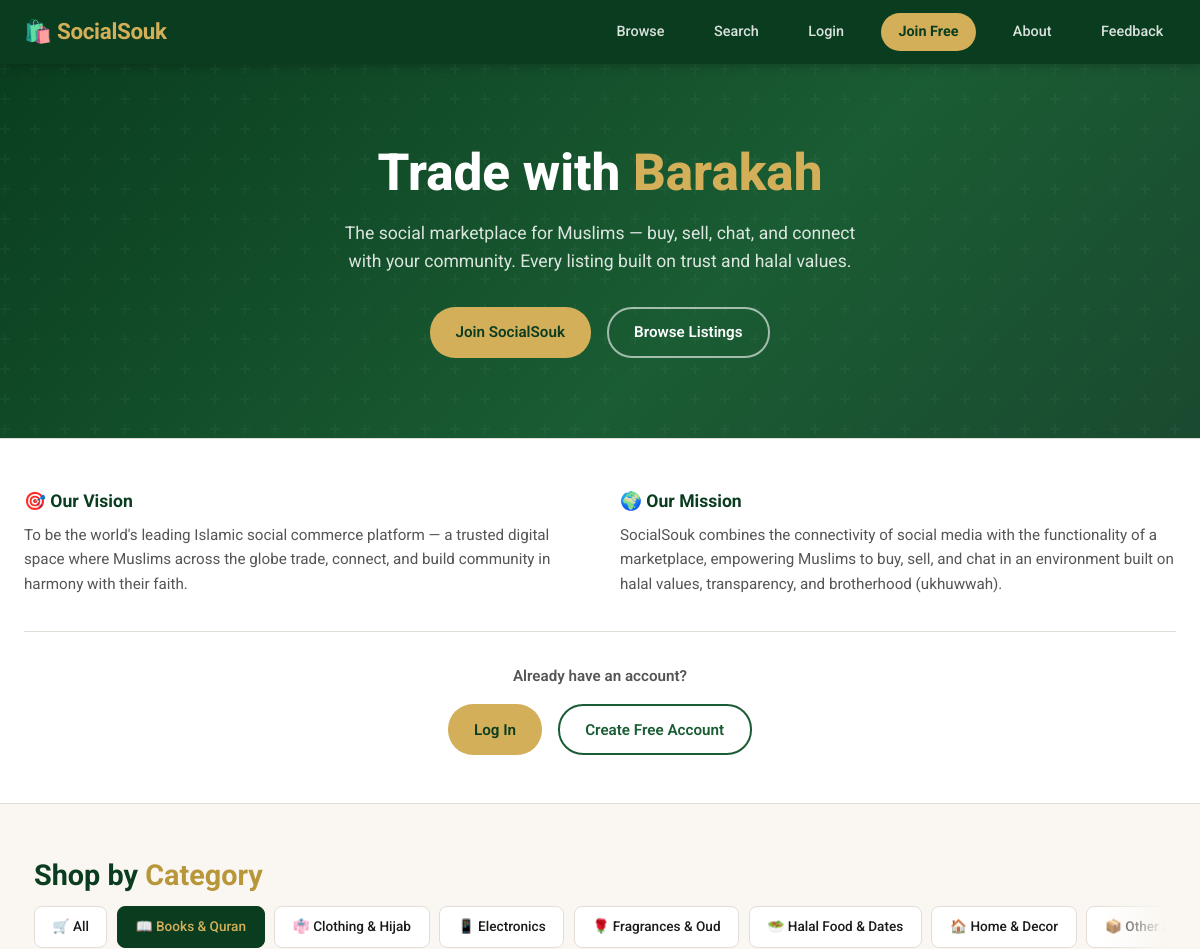
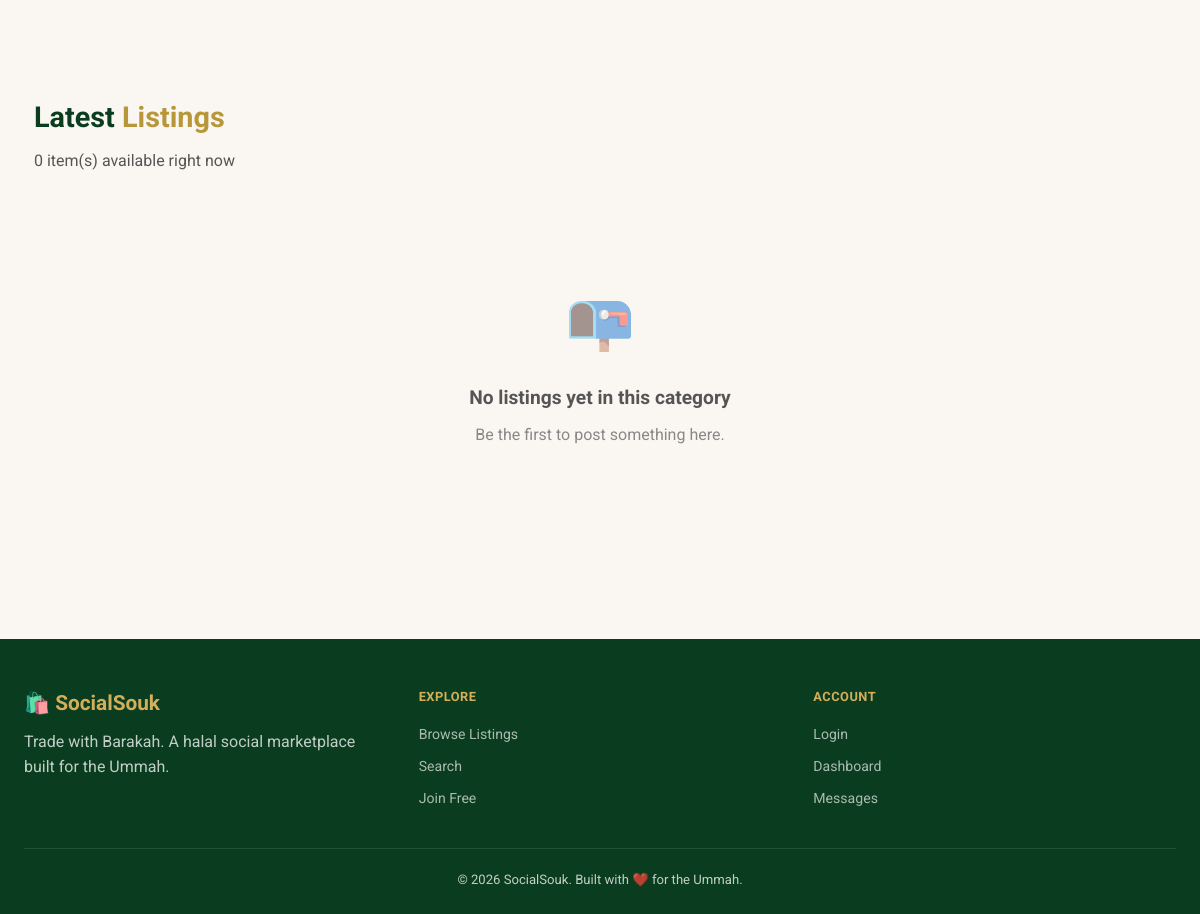
Screenshot of /?cat=books with the database file from the repository (2 pictures, top to bottom).
### tables this page shows
CREATE TABLE IF NOT EXISTS categories (
    id    INT UNSIGNED AUTO_INCREMENT PRIMARY KEY,
    name  VARCHAR(100) NOT NULL,
    slug  VARCHAR(100) NOT NULL UNIQUE,
    icon  VARCHAR(10)
);

### db.php (called while the page is built, shortened)
<?php
function e(string $s): string {
    return htmlspecialchars($s, ENT_QUOTES, 'UTF-8');
}
function auth(): ?array {
    if (!isset($_SESSION['user'])) {
        return null;
    }
    return $_SESSION['user'];
}

### index.php (the view, shortened to what this page needs)
<?php
require_once __DIR__ . '/db.php';
$user = auth();
$catSlug = $_GET['cat'] ?? '';
$categories = $pdo->query('SELECT * FROM categories ORDER BY name')->fetchAll();
$sql = "SELECT l.*, u.name AS seller_name, c.name AS cat_name, c.icon AS cat_icon
        FROM listings l
        JOIN users u ON u.id = l.user_id
        LEFT JOIN categories c ON c.id = l.category_id
        WHERE l.is_active = 1";
$params = [];
if ($catSlug !== '') {
    $sql .= ' AND c.slug = ?';
    $params[] = $catSlug;
}
$sql .= ' ORDER BY l.created_at DESC LIMIT 24';
$stmt = $pdo->prepare($sql);
$stmt->execute($params);
$listings = $stmt->fetchAll();
?>
<!DOCTYPE html>
<html lang="en">
<head>
<link rel="stylesheet" href="style.css">
</head>
<body>
<nav class="navbar">
    <a class="nav-brand" href="index.php">🛍️ <?= e(SITE_NAME) ?></a>
    <div class="nav-links">
        <a href="index.php">Browse</a>
        <a href="search.php">Search</a>
        <?php if ($user): ?><span class="nav-user">👤 <?= e($user['name']) ?></span>
            <a href="create-listing.php">+ Sell Item</a>
            <a href="chat.php">Messages</a>
            <a href="dashboard.php">Dashboard</a>
            <?php if (!empty($user['is_admin'])): ?><a href="admin.php">Admin</a><?php endif; ?>
            <a href="profile.php?id=<?= (int) $user['id'] ?>"><?= e($user['name']) ?></a>
            <a href="logout.php" class="nav-btn">Logout</a>
        <?php else: ?>
            <a href="login.php">Login</a>
            <a href="register.php" class="nav-btn">Join Free</a>
        <?php endif; ?>
        <a href="about.php">About</a>
        <a href="feedback.php">Feedback</a>
    </div>
</nav>
<header class="hero">
    <div class="hero-content">
        <h1>Trade with <span>Barakah</span></h1>
        <p>The social marketplace for Muslims — buy, sell, chat, and connect with your community. Every listing built on trust and halal values.</p>
        <div class="hero-actions">
            <?php if ($user): ?>
                <a href="create-listing.php" class="btn btn-primary">+ Post a Listing</a>
            <?php else: ?>
                <a href="register.php" class="btn btn-primary">Join SocialSouk</a>
            <?php endif; ?>
            <a href="#listings" class="btn btn-secondary">Browse Listings</a>
        </div>
    </div>
</header>
<?php if (!$user): ?>
<section class="mission-band">
    <div class="mission-grid">
        <div>
            <h3>🎯 Our Vision</h3>
            <p>To be the world's leading Islamic social commerce platform — a trusted digital space where Muslims across the globe trade, connect, and build community in harmony with their faith.</p>
        </div>
        <div>
            <h3>🌍 Our Mission</h3>
            <p>SocialSouk combines the connectivity of social media with the functionality of a marketplace, empowering Muslims to buy, sell, and chat in an environment built on halal values, transparency, and brotherhood (ukhuwwah).</p>
        </div>
    </div>
    <div class="mission-cta">
        <p>Already have an account?</p>
        <div class="hero-actions" style="justify-content:center">
            <a href="login.php" class="btn btn-primary">Log In</a>
            <a href="register.php" class="btn btn-outline">Create Free Account</a>
        </div>
    </div>
</section>
<?php endif; ?>
<div class="container" id="listings" style="padding-top:3rem">
    <h2 class="section-title">Shop by <span>Category</span></h2>
    <div class="chip-row">
        <a href="index.php" class="cat-chip <?= $catSlug === '' ? 'active' : '' ?>">🛒 All</a>
        <?php foreach ($categories as $c): ?>
            <a href="?cat=<?= e($c['slug']) ?>" class="cat-chip <?= $catSlug === $c['slug'] ? 'active' : '' ?>">
                <?= e($c['icon']) ?> <?= e($c['name']) ?>
            </a>
        <?php endforeach; ?>
    </div>
</div>
<div class="container section">
    <h2 class="section-title">Latest <span>Listings</span></h2>
    <p class="section-sub"><?= count($listings) ?> item(s) available right now</p>
    <?php if (!$listings): ?>
        <div class="empty-state">
            <div class="icon">📭</div>
            <h3>No listings yet in this category</h3>
            <p>Be the first to post something here.</p>
        </div>
    <?php endif; ?>
</div>
<footer>
    <div class="footer-grid">
        <div>
            <div class="footer-brand">🛍️ <?= e(SITE_NAME) ?></div>
            <p>Trade with Barakah. A halal social marketplace built for the Ummah.</p>
        </div>
        <div>
            <div class="footer-heading">Explore</div>
            <ul class="footer-links">
                <li><a href="index.php">Browse Listings</a></li>
                <li><a href="search.php">Search</a></li>
                <li><a href="register.php">Join Free</a></li>
            </ul>
        </div>
        <div>
            <div class="footer-heading">Account</div>
            <ul class="footer-links">
                <li><a href="login.php">Login</a></li>
                <li><a href="dashboard.php">Dashboard</a></li>
                <li><a href="chat.php">Messages</a></li>
            </ul>
        </div>
    </div>
    <div class="footer-bottom">&copy; <?= date('Y') ?> <?= e(SITE_NAME) ?>. Built with ❤️ for the Ummah.</div>
</footer>
</body>
</html>

### rows the page displays
categories: icon "📖", name "Books & Quran"
categories: icon "👘", name "Clothing & Hijab"
categories: icon "📱", name "Electronics"
categories: icon "🌹", name "Fragrances & Oud"
categories: icon "🥗", name "Halal Food & Dates"
categories: icon "🏠", name "Home & Decor"
categories: icon "📦", name "Other /…"

### other values shown
SITE_NAME "SocialSouk"
count($listings) "0"
